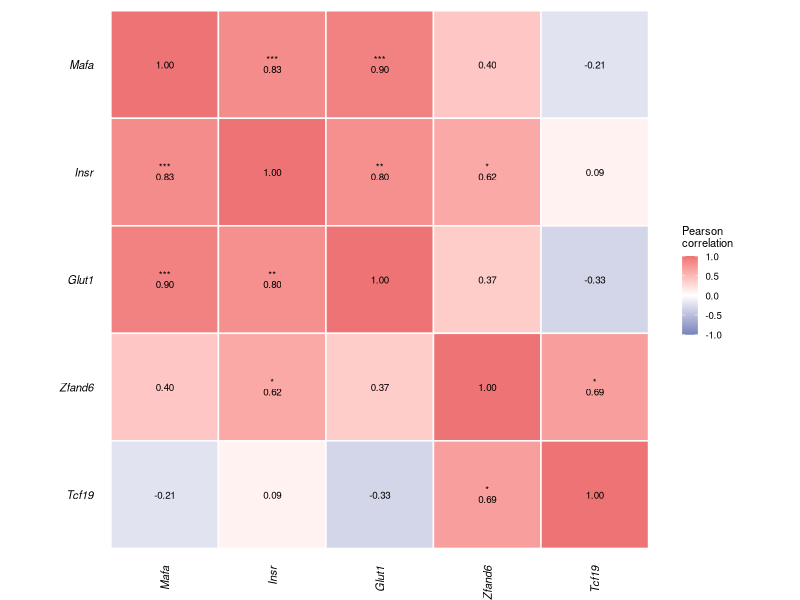

Source code (R):
# ============================================================
# Spleen Gene Correlation Analysis - Fig_3d
# Pearson Correlation Matrix between Genes
# Diabetologia Journal Submission
# Five genes: Mafa, Insr, Glut1, Zfand6, Tcf19
# Data: Relative gene expression across all groups
# ============================================================

# 0) Clear workspace and set working directory
rm(list = ls())
# Set the working directory to this script's own folder before running
# (e.g. in RStudio: Session > Set Working Directory > To Source File Location)

# 1) Load required libraries
library(ggplot2)
library(dplyr)
library(tidyr)
library(reshape2)
library(corrplot)
library(Hmisc)
library(scales)

# 2) Define genes for analysis
genes_fig3d <- c("Mafa", "Insr", "Glut1", "Zfand6", "Tcf19")

# ============================================================
# 3) Import and prepare data
# ============================================================
cat("\n=== LOADING SPLEEN GENE EXPRESSION DATA ===\n")
dat_raw <- read.csv("Fig_3c_Data_Spleen_GeneExpr.csv", stringsAsFactors = FALSE)

dat <- dat_raw %>%
  filter(Gene %in% genes_fig3d) %>%
  select(Group, Gene, Relative_expression) %>%
  filter(!is.na(Relative_expression))

dat$Relative_expression <- as.numeric(dat$Relative_expression)
dat <- dat %>% filter(!is.na(Relative_expression))

cat("Total observations (clean data):", nrow(dat), "\n")
cat("Genes:", paste(genes_fig3d, collapse = ", "), "\n")
cat("\nSample sizes per gene:\n")
print(table(dat$Gene))

# ============================================================
# 4) Reshape data to wide format (samples × genes)
# ============================================================
cat("\n=== RESHAPING DATA FOR CORRELATION ANALYSIS ===\n")

dat <- dat %>%
  group_by(Gene, Group) %>%
  mutate(Sample_ID = paste(Group, row_number(), sep = "_")) %>%
  ungroup()

dat_wide <- dat %>%
  select(Sample_ID, Gene, Relative_expression) %>%
  pivot_wider(names_from = Gene, values_from = Relative_expression)

dat_matrix <- dat_wide %>%
  select(-Sample_ID) %>%
  select(all_of(genes_fig3d))

complete_samples <- sum(complete.cases(dat_matrix))
total_samples    <- nrow(dat_matrix)

cat("\nTotal samples:", total_samples, "\n")
cat("Complete cases (no NA):", complete_samples, "\n")

dat_matrix_complete <- dat_matrix[complete.cases(dat_matrix), ]

cat("Using", nrow(dat_matrix_complete), "complete samples for correlation analysis\n")

if (nrow(dat_matrix_complete) < 3) {
  stop("ERROR: Insufficient complete cases for correlation analysis (need at least 3)")
}

# ============================================================
# 5) Calculate Pearson correlation matrix with p-values
# ============================================================
cat("\n=== CALCULATING PEARSON CORRELATIONS ===\n")

cor_matrix <- cor(dat_matrix_complete, method = "pearson", use = "complete.obs")

cat("\nPearson correlation matrix:\n")
print(round(cor_matrix, 3))

cor_test <- rcorr(as.matrix(dat_matrix_complete), type = "pearson")

cor_r <- cor_test$r
cor_p <- cor_test$P
cor_n <- cor_test$n   # n per pair

cat("\nP-value matrix:\n")
print(round(cor_p, 4))

cat("\nSample size matrix (n per pair):\n")
print(cor_n)

# ============================================================
# 6) Prepare data for ggplot heatmap
# ============================================================
cat("\n=== PREPARING DATA FOR HEATMAP ===\n")

cor_melted <- melt(cor_r)
colnames(cor_melted) <- c("Gene1", "Gene2", "Correlation")

p_melted <- melt(cor_p)
colnames(p_melted) <- c("Gene1", "Gene2", "P_value")

n_melted <- melt(cor_n)
colnames(n_melted) <- c("Gene1", "Gene2", "N_pair")

plot_data <- cor_melted %>%
  left_join(p_melted, by = c("Gene1", "Gene2")) %>%
  left_join(n_melted, by = c("Gene1", "Gene2"))

plot_data <- plot_data %>%
  mutate(
    Signif = case_when(
      is.na(P_value)  ~ "",
      P_value < 0.001 ~ "***",
      P_value < 0.01  ~ "**",
      P_value < 0.05  ~ "*",
      TRUE            ~ "ns"
    ),
    Label = case_when(
      is.na(P_value) ~ sprintf("%.2f", Correlation),            # diagonal
      Signif == "ns" ~ sprintf("%.2f", Correlation),            # ns: r only
      TRUE           ~ sprintf("%s\n%.2f", Signif, Correlation) # sig: symbol on top
    )
  )

plot_data$Gene1 <- factor(plot_data$Gene1, levels = genes_fig3d)
plot_data$Gene2 <- factor(plot_data$Gene2, levels = rev(genes_fig3d))

cat("Heatmap data prepared\n")
cat("Range of correlations:", round(min(plot_data$Correlation), 3),
    "to", round(max(plot_data$Correlation), 3), "\n")

# ============================================================
# 7) Create correlation heatmap
# ============================================================
cat("\n=== GENERATING CORRELATION HEATMAP ===\n")

col_palette <- scale_fill_gradient2(
  low      = "#7883ba",
  mid      = "white",
  high     = "#ed7374",
  midpoint = 0,
  limits   = c(-1, 1),
  breaks   = seq(-1, 1, 0.5),
  name     = "Pearson\ncorrelation"
)

p_heatmap <- ggplot(plot_data, aes(x = Gene1, y = Gene2, fill = Correlation)) +
  geom_tile(color = "white", linewidth = 0.5) +
  geom_text(aes(label = Label), size = 2.5, color = "black", lineheight = 0.75) +
  col_palette +
  labs(x = NULL, y = NULL, title = NULL) +
  theme_classic() +
  theme(
    axis.text.x     = element_text(size = 8, colour = "black",
                                   angle = 90, hjust = 1, vjust = 0.5, face = "italic"),
    axis.text.y     = element_text(size = 8, colour = "black",
                                   angle = 0, hjust = 1, face = "italic"),
    axis.ticks      = element_blank(),
    axis.line       = element_blank(),
    legend.title    = element_text(size = 8),
    legend.text     = element_text(size = 7),
    legend.key.size = unit(0.4, "cm"),
    legend.position = "right",
    plot.margin     = margin(0, 0, 0, 0, "mm")
  ) +
  coord_fixed()

print(p_heatmap)

# ============================================================
# 8) Save plot
# ============================================================
cat("\n=== SAVING PLOT FILES ===\n")

ggsave(
  filename = "Fig_3d_Correlation_Matrix_Spleen.png",
  plot     = p_heatmap,
  scale    = 1, width = 7, height = 6,
  units    = "cm", dpi = 600, limitsize = FALSE
)

ggsave(
  filename = "Fig_3d_Correlation_Matrix_Spleen.svg",
  plot     = p_heatmap,
  scale    = 1, width = 7, height = 6,
  units    = "cm", limitsize = FALSE
)

cat("✓ Plots saved\n")

# ============================================================
# 9) Export correlation tables
# ============================================================
cat("\n=== EXPORTING CORRELATION TABLES ===\n")

cor_export <- data.frame(Gene = rownames(cor_r), round(cor_r, 3))
p_export   <- data.frame(Gene = rownames(cor_p), round(cor_p, 4))
n_export   <- data.frame(Gene = rownames(cor_n), cor_n)

write.csv(cor_export, "Fig_3d_Correlation_Matrix_Spleen.csv",    row.names = FALSE)
write.csv(p_export,   "Fig_3d_PValue_Matrix_Spleen.csv",         row.names = FALSE)
write.csv(n_export,   "Fig_3d_N_Matrix_Spleen.csv",              row.names = FALSE)

pairwise_cor <- plot_data %>%
  filter(as.character(Gene1) < as.character(Gene2)) %>%
  select(Gene1, Gene2, N_pair, Correlation, P_value, Signif) %>%
  arrange(desc(abs(Correlation)))

write.csv(pairwise_cor, "Fig_3d_Pairwise_Correlations_Spleen.csv", row.names = FALSE)

cat("\nPairwise correlations (sorted by absolute value):\n")
print(as.data.frame(pairwise_cor))

# ============================================================
# 10) Summary statistics
# ============================================================
cat("\n", rep("=", 70), "\n", sep = "")
cat("CORRELATION ANALYSIS SUMMARY - SPLEEN GENES\n")
cat(rep("=", 70), "\n", sep = "")

cat("\nNumber of samples used:", nrow(dat_matrix_complete), "\n")
cat("Number of genes:", ncol(dat_matrix_complete), "\n")
cat("Correlation method: Pearson\n")

sig_correlations <- pairwise_cor %>%
  summarise(
    Total    = n(),
    Sig_p001 = sum(P_value < 0.001, na.rm = TRUE),
    Sig_p01  = sum(P_value < 0.01,  na.rm = TRUE),
    Sig_p05  = sum(P_value < 0.05,  na.rm = TRUE),
    NonSig   = sum(P_value >= 0.05, na.rm = TRUE)
  )

cat("\nSignificance summary (", nrow(pairwise_cor), " pairwise comparisons):\n", sep = "")
cat("  p < 0.001 (***): ", sig_correlations$Sig_p001, "\n", sep = "")
cat("  p < 0.01  (**):  ", sig_correlations$Sig_p01,  "\n", sep = "")
cat("  p < 0.05  (*):   ", sig_correlations$Sig_p05,  "\n", sep = "")
cat("  p ≥ 0.05  (ns):  ", sig_correlations$NonSig,   "\n", sep = "")

cat("\nStrongest positive correlation:\n")
print(as.data.frame(pairwise_cor %>% filter(Correlation == max(Correlation))))

cat("\nStrongest negative correlation:\n")
print(as.data.frame(pairwise_cor %>% filter(Correlation == min(Correlation))))

cat("\n", rep("=", 70), "\n", sep = "")
cat("FILES GENERATED\n")
cat(rep("=", 70), "\n", sep = "")
cat("Figures:\n")
cat("  - Fig_3d_Correlation_Matrix_Spleen.png (600 dpi, 7×6 cm)\n")
cat("  - Fig_3d_Correlation_Matrix_Spleen.svg (vector format)\n")
cat("\nData tables:\n")
cat("  - Fig_3d_Correlation_Matrix_Spleen.csv    (correlation coefficients)\n")
cat("  - Fig_3d_PValue_Matrix_Spleen.csv         (p-values)\n")
cat("  - Fig_3d_N_Matrix_Spleen.csv              (n per pair)\n")
cat("  - Fig_3d_Pairwise_Correlations_Spleen.csv (pairwise results with n)\n")
cat("\nInterpretation:\n")
cat("  • Blue  = negative correlation\n")
cat("  • White = no correlation (r = 0)\n")
cat("  • Red   = positive correlation\n")
cat("  • Significance: ***p<0.001, **p<0.01, *p<0.05, ns = not significant\n")
cat("\nNote:\n")
cat("  • All 5 genes had complete data (n=12 per gene, 3 groups × 4 replicates)\n")
cat("  • All samples included in correlation analysis\n")
cat(rep("=", 70), "\n", sep = "")
